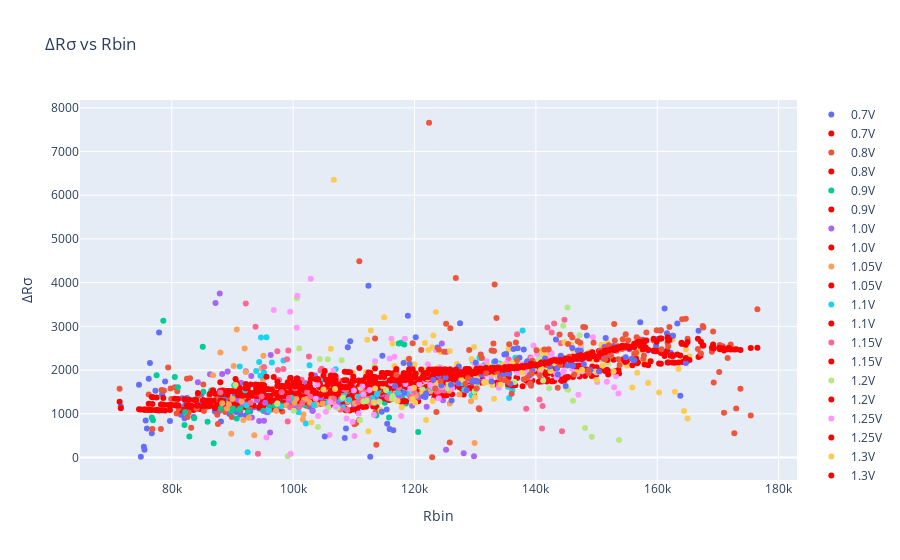

The code cell stored with this chart in its notebook:
### Code cell
colours = ['#636EFA', '#EF553B', '#00CC96', '#AB63FA', '#FFA15A', '#19D3F3', '#FF6692', '#B6E880', '#FF97FF', '#FECB52',
           '#636EFA', '#EF553B', '#00CC96', '#AB63FA', '#FFA15A', '#19D3F3', '#FF6692', '#B6E880', '#FF97FF', '#FECB52'
           ]
fig = go.Figure()

for val, col in zip(plot_df_val['v'].unique(), colours):
    data = plot_df_val.loc[plot_df_val['v']==val]
    fig.add_trace(go.Scatter(y = data['y_val'],
                             x = data['Rbin'],
                             marker=dict(color=col),
                             mode='markers',
                             name=f'{val}V'
                             ))
    fig.add_trace(go.Scatter(y = data['y_val_pred'],
                             x = data['Rbin'],
                             line=dict(color='red'),
                             mode='markers',
                             name=f'{val}V'
                             ))
fig.update_layout(
    title="\u0394R\u03C3 vs Rbin",
    xaxis_title="Rbin",
    yaxis_title="\u0394R\u03C3"
)
